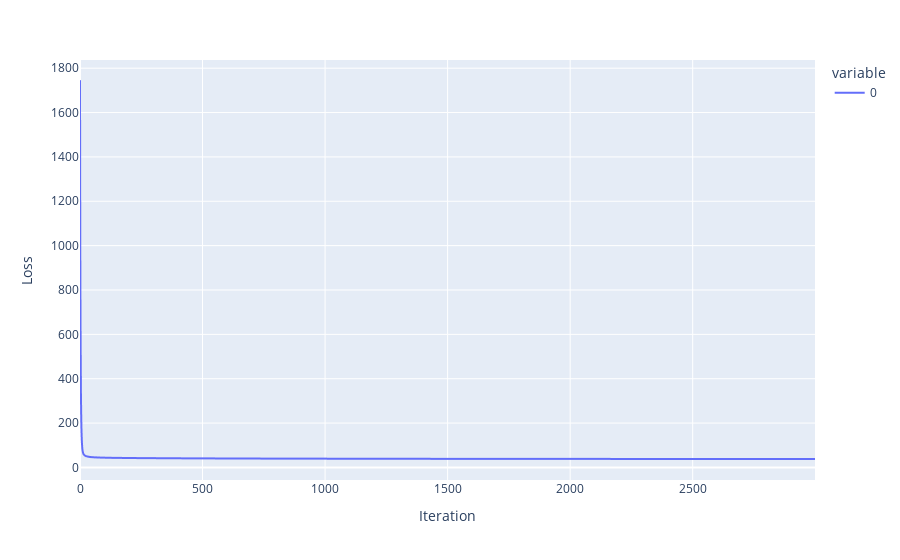

Notebook code cell kept with this figure:
### Code cell
# Loss curve
fig=px.line(trainErrorHistory)
fig.update_xaxes(title='Iteration')
fig.update_yaxes(title='Loss')
fig.show()

### Figure 1 — Plotly figure (JSON) as saved in the notebook; plotly's stock layout.template omitted (floating-point values rounded to 4 significant figures; data arrays with more than 128 entries replaced by an {"elided": "..."} marker saying what was removed)
{"data": [{"hovertemplate": "variable=0<br>index=%{x}<br>value=%{y}<extra></extra>", "legendgroup": "0", "line": {"color": "#636efa", "dash": "solid"}, "marker": {"symbol": "circle"}, "mode": "lines", "name": "0", "showlegend": true, "type": "scattergl", "x": {"elided": "3000 int values"}, "xaxis": "x", "y": {"elided": "3000 float values"}, "yaxis": "y"}], "layout": {"legend": {"title": {"text": "variable"}, "tracegroupgap": 0}, "margin": {"t": 60}, "xaxis": {"anchor": "y", "domain": [0, 1], "title": {"text": "Iteration"}}, "yaxis": {"anchor": "x", "domain": [0, 1], "title": {"text": "Loss"}}}}
